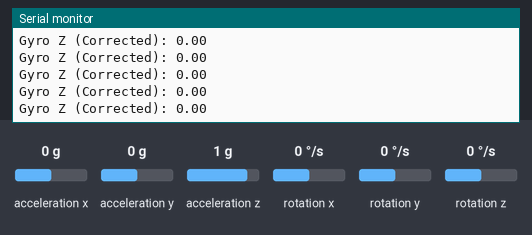
This sketch was run on a simulated Arduino Uno, built with avr-gcc and run on an emulated ATmega328P. On the bench: the last lines printed to the serial monitor. The test bench sets the inputs (shaded band); at power-on: rotation z 0 °/s, acceleration x 0 g, acceleration y 0 g, acceleration z 1 g, rotation x 0 °/s, rotation y 0 °/s.

Above: at 6.1 s.
6.2 s: rotation z set to -192 °/s
At 6.22 s:
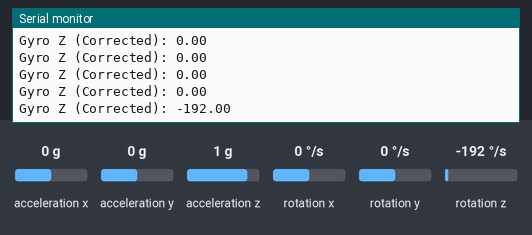
7.7 s: rotation z set to -100 °/s
At 7.76 s:
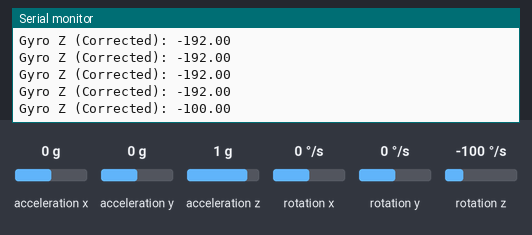
Timing chart, 0 to 10.7 s (numbered marks = the images above; inputs shaded):
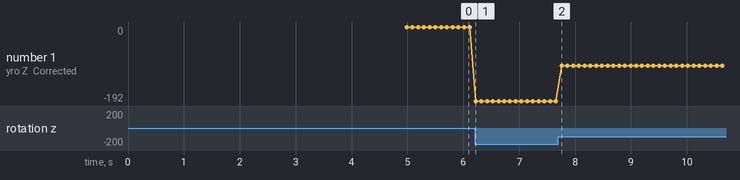

Measured:
- after the input at 6.2 s, the serial monitor: prints a new line at once (image 1)
- after the input at 7.7 s, the serial monitor: prints a new line after 0.06 s (image 2)
- plotted number 1: 0 → -192 after the input at 6.2 s, -192 → -100 after the input at 7.7 s

The sketch:

mpu_offset.ino
```cpp
#include <Wire.h>
#include <MPU6050.h>

MPU6050 mpu;
int16_t gx, gy, gz;
float gyroZ_offset = 0;

void setup() {
    Serial.begin(115200);
    Wire.begin();
    mpu.initialize();

    if (!mpu.testConnection()) {
        Serial.println("MPU6050 connection failed!");
        while (1);
    }

    Serial.println("Calibrating Gyro... Keep the MPU6050 steady.");

    long sum = 0;
    int samples = 1000;  // Take 1000 readings for calibration

    for (int i = 0; i < samples; i++) {
        mpu.getRotation(&gx, &gy, &gz);
        sum += gz;  // Only using Z-axis for rotation
        delay(3);
    }

    gyroZ_offset = sum / samples;  // Compute the average offset
    Serial.print("Gyro Z-axis Offset: ");
    Serial.println(gyroZ_offset);
}

void loop() {
    mpu.getRotation(&gx, &gy, &gz);
    float gyroZ_corrected = (gz - gyroZ_offset) / 131.0;  // Apply offset correction

    Serial.print("Gyro Z (Corrected): ");
    Serial.println(gyroZ_corrected);
    delay(100);
}
```
